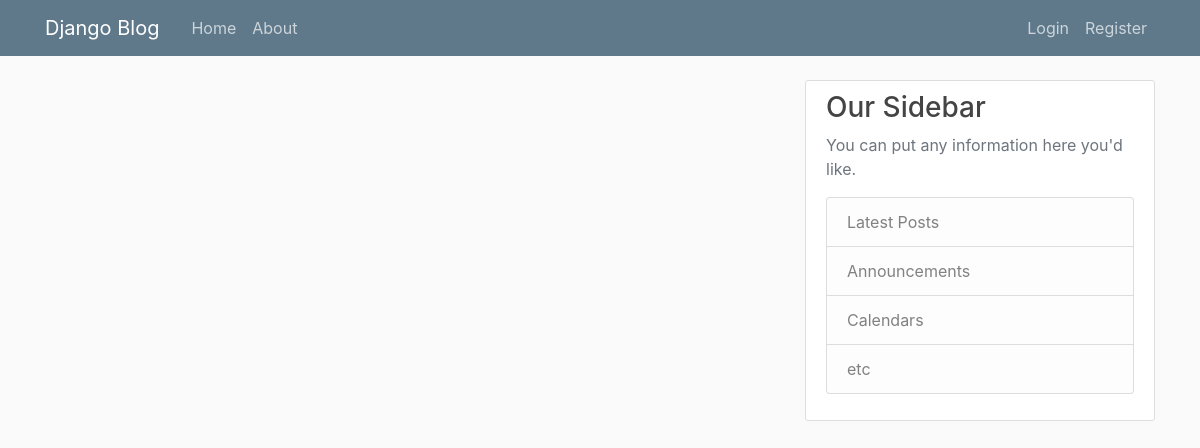
/, run on an earlier commit of the app's database.
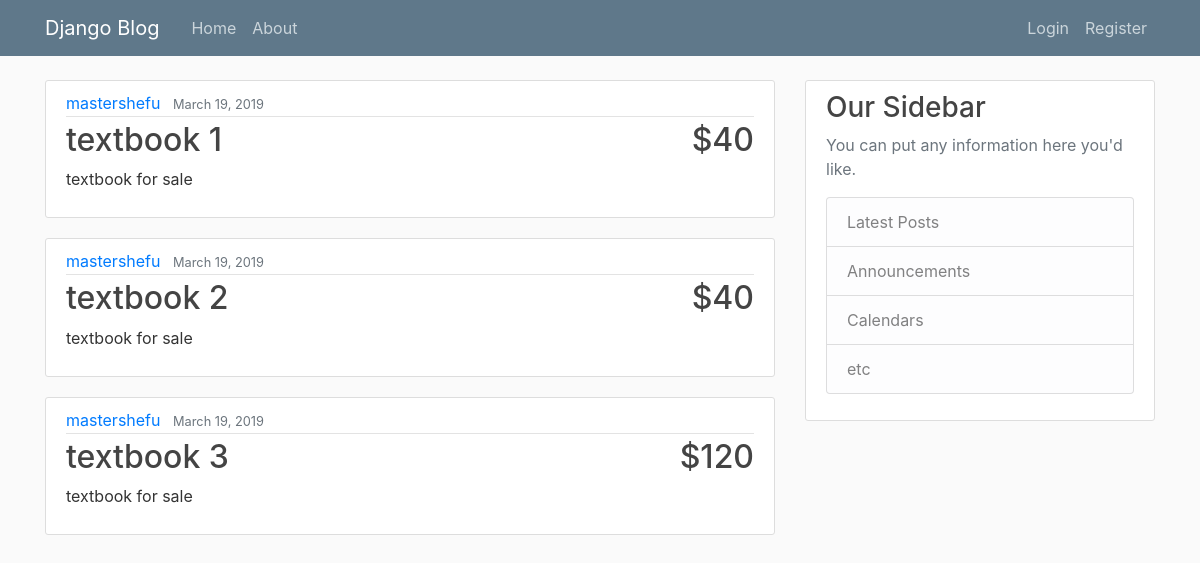
And on a later commit of the database.
### blog/models.py (models this page shows, shortened)
class Post(models.Model):
    title = models.CharField(max_length=100)
    details = models.TextField()
    price = models.IntegerField()
    date_posted = models.DateTimeField(default=timezone.now) # Gets timestamp from users timezone settings
    author = models.ForeignKey(User, on_delete=models.CASCADE) #if user deletes account, cascade deltes all of his posts as well

### blog/views.py (the view)
# urls.py: path('', views.home, name='blog-home'),
def home(request):
	context = {
		'posts': Post.objects.all()
	}
	return render(request, 'blog/home.html', context)

### blog/templates/blog/home.html (shortened to what this page needs)
{% extends "blog/base.html" %} {% block content %} {% for post in posts %}
<article class="media content-section">
    <div class="media-body">
        <div class="article-metadata">
            <a class="mr-2" href="#">{{ post.author }}</a>
            <small class="text-muted">{{ post.date_posted|date:"F d, Y" }}</small>
        </div>
        <h2>
            <a class="article-title alignleft" href="#">{{ post.title }}</a>
            <a class="alignright">${{ post.price }}</a>
        </h2>
        <p class="article-content">{{ post.details }}</p>
    </div>
</article>
{% endfor %} {% endblock content %}

### blog/templates/blog/base.html (shortened to what this page needs)
{% load static %}
<!DOCTYPE html>
<html>
<head>
    <link rel="stylesheet" href="https://maxcdn.bootstrapcdn.com/bootstrap/4.0.0/css/bootstrap.min.css">
    <link rel="stylesheet" type="text/css" href="{% static 'blog/main.css' %}">
</head>
<body>
    <header class="site-header">
        <nav class="navbar navbar-expand-md navbar-dark bg-steel fixed-top">
            <div class="container">
                <a class="navbar-brand mr-4" href="{% url 'blog-home' %}">Django Blog</a>
                <div class="collapse navbar-collapse" id="navbarToggle">
                    <div class="navbar-nav mr-auto">
                        <a class="nav-item nav-link" href="{% url 'blog-home' %}">Home</a>
                        <a class="nav-item nav-link" href="{% url 'blog-about' %}">About</a>
                    </div>
                    <div class="navbar-nav">
                        {% if user.is_authenticated %}
                        <a class="nav-item nav-link" href="{% url 'profile' %}">Profile</a>
                        <a class="nav-item nav-link" href="{% url 'logout' %}">Logout</a> {% else %}
                        <a class="nav-item nav-link" href="{% url 'login' %}">Login</a>
                        <a class="nav-item nav-link" href="{% url 'register' %}">Register</a> {% endif %}
                    </div>
                </div>
            </div>
        </nav>
    </header>
    <main role="main" class="container">
        <div class="row">
            <div class="col-md-8">
                 {% block content %}{% endblock %}
            </div>
            <div class="col-md-4">
                <div class="content-section">
                    <h3>Our Sidebar</h3>
                    <p class='text-muted'>You can put any information here you'd like.
                        <ul class="list-group">
                            <li class="list-group-item list-group-item-light">Latest Posts</li>
                            <li class="list-group-item list-group-item-light">Announcements</li>
                            <li class="list-group-item list-group-item-light">Calendars</li>
                            <li class="list-group-item list-group-item-light">etc</li>
                        </ul>
                    </p>
                </div>
            </div>
        </div>
    </main>
</body>
</html>

### blog/static/blog/main.css (style rules this page uses)
body { background: #fafafa; color: #333333; margin-top: 5rem; }
h1, h2, h3, h4, h5, h6 { color: #444444; }
ul { margin: 0; }
.bg-steel { background-color: #5f788a; }
.site-header .navbar-nav .nav-link { color: #cbd5db; }
.content-section { background: #ffffff; padding: 10px 20px; border: 1px solid #dddddd; border-radius: 3px; margin-bottom: 20px; }
.article-title { color: #444444; }
.article-content { white-space: pre-line; }
.article-metadata { padding-bottom: 1px; margin-bottom: 4px; border-bottom: 1px solid #e3e3e3 }
.alignleft { float: left; }
.alignright { float: right; }

What changed in the data, as far as the page shows it:
added Post: author "mastershefu", date_posted "March 19, 2019", title "textbook 1", price "40", details "textbook for sale"
added Post: author "mastershefu", date_posted "March 19, 2019", title "textbook 2", price "40", details "textbook for sale"
added Post: author "mastershefu", date_posted "March 19, 2019", title "textbook 3", price "120", details "textbook for sale"
